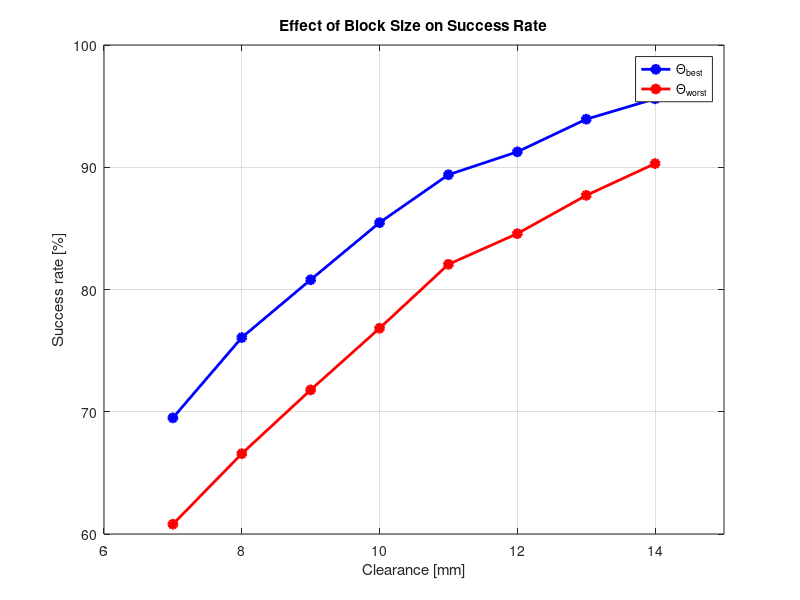

MATLAB code for this plot:
clc
clear
close all

% Plotting the statistical results
success_rob = [95.60, 93.93, 91.26, 89.39, 85.47, 80.80, 76.07, 69.50];
success_wor = [90.30, 87.70, 84.57, 82.06, 76.83, 71.79, 66.57, 60.80];
block_sz = 2*[0.029, 0.0295, 0.0300, 0.0305, 0.0310, 0.0315, 0.0320, 0.0325];

% block_sz = 2*[0.0325, 0.0320, 0.0315, 0.0310, 0.0305, 0.0300, 0.0295, 0.0290];
clearance = 0.072*ones(1, length(block_sz)) - block_sz;
success_rob = fliplr(success_rob);
success_wor = fliplr(success_wor);

% Plot the result
plot(clearance*1000, fliplr(success_rob), 'bo-', 'MarkerFaceColor', 'b', 'LineWidth', 2);
hold on;
plot(clearance*1000, fliplr(success_wor), 'ro-', 'MarkerFaceColor', 'r', 'LineWidth', 2);
xlim([6, 15]);
xlabel('Clearance [mm]')
ylabel('Success rate [%]')
title('Effect of Block Size on Success Rate')
grid on
legend('\Theta_{best}', '\Theta_{worst}')
